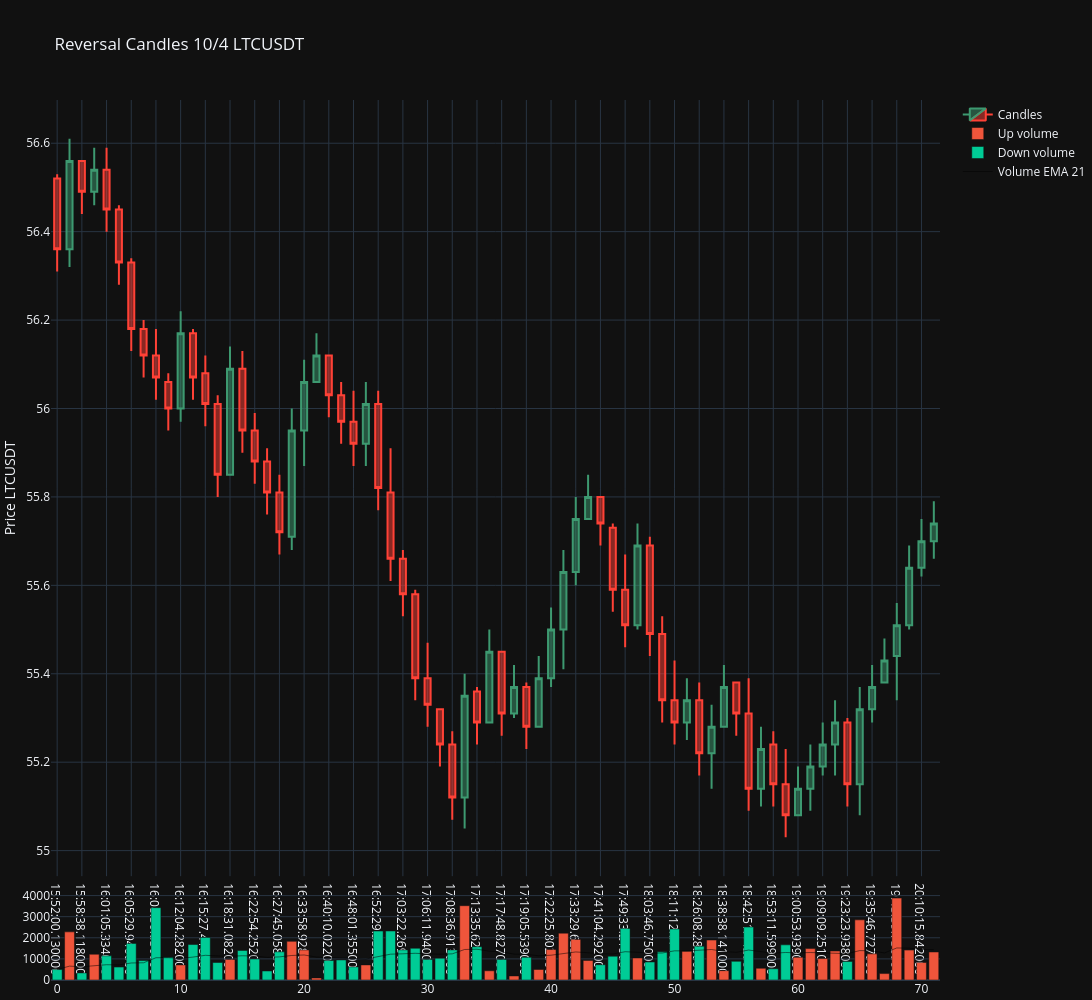

Notebook cell for this chart:
### Markdown cell above
## Plot Reversal Candles

Plot the reversal candlestick chart. Here `min_height=10` (larger than default) will recompute the reversal candles.

### Code cell
ltc.plot_reversal(min_height=10, min_reversal=4, candles_ta_height_ratio=0.9, from_atomic=True)
